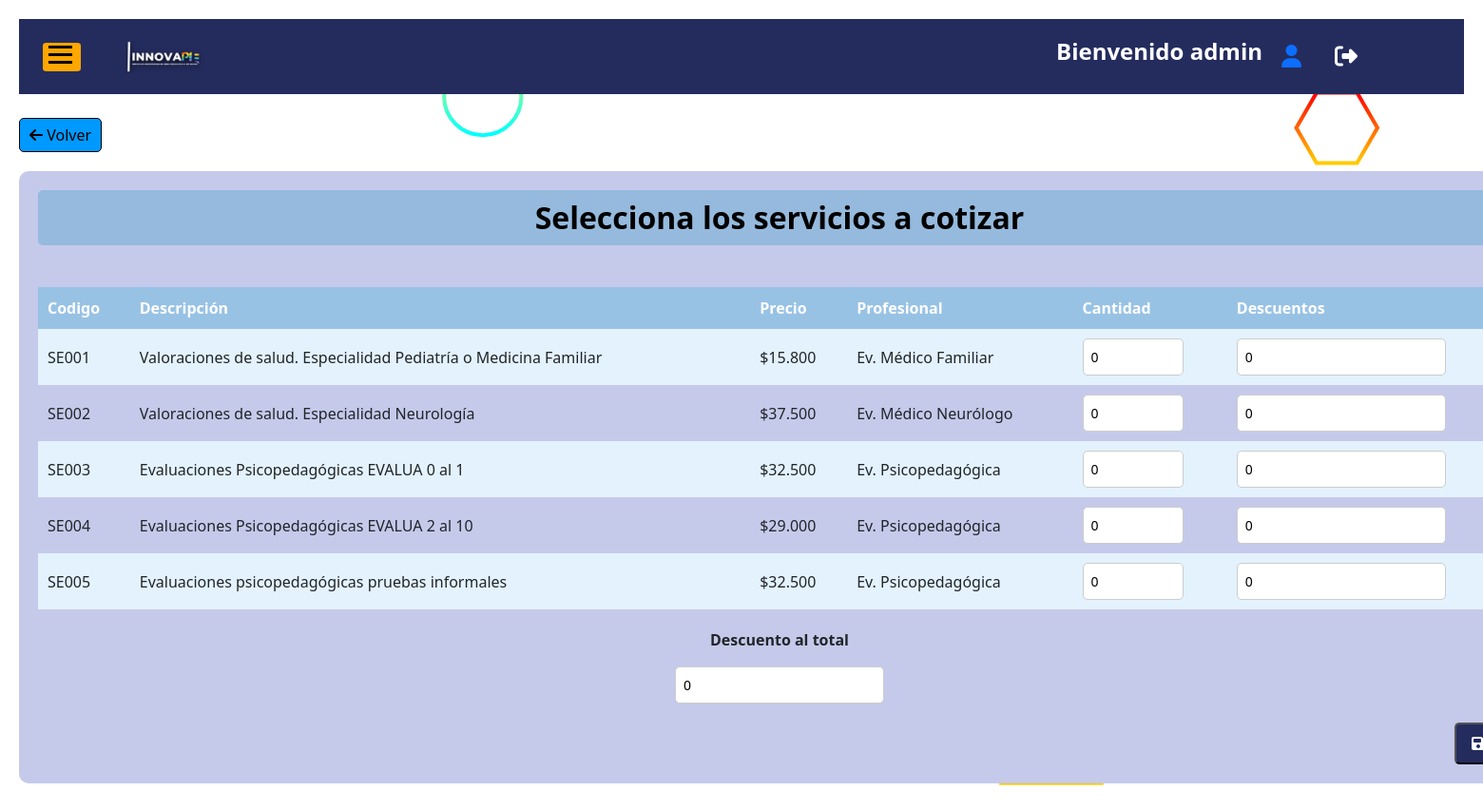
Screenshot of /cliente/seleccionarservicio (signed in) with the database file from the repository.
### index/models.py (models this page shows)
class Servicio(models.Model):
    codigo = models.CharField(max_length=100)
    descripcion = models.CharField(max_length=1000)
    precio = models.IntegerField()
    profesional = models.CharField(max_length=100)

### cliente/views.py (the view)
# urls.py: path('seleccionarservicio', views.seleccionar_servicios, name="Select Serv"),
@login_required
@user_passes_test(lambda u: u.groups.filter(name='Administrador').exists())
def seleccionar_servicios(request):
    servicio = Servicio.objects.all()
    data = {
        'servicio': servicio
    }
    return render(request, "cliente/selectserv.html", data)

### index/templatetags/custom_filters.py (called while the page is built)
@register.filter(name='format_clp')
def format_clp(value):
    return "{:,}".format(value).replace(',', '.')

### cliente/templates/cliente/selectserv.html (shortened to what this page needs)
{% extends "index/base.html" %}
{% load static %}
{% load custom_filters %}
{% block content %}
<head>
    <link href="{% static 'index/css/styleselect.css' %}" rel="stylesheet">
</head>
<body>
    <a class="back-button" href="{% url 'Perfil'%}"><i class="fas fa-arrow-left"></i> Volver</a>
    <div class="contenidoreg">
        <h2 class="form-register">Selecciona los servicios a cotizar</h2>
        <br>
        <form action="{% url 'crear_cotizacion'%}" method="POST">
            <table class="cliente-table">
                <tr class="cliente-header">
                    <th class="cliente-column">Codigo</th>
                    <th class="cliente-column">Descripción</th>
                    <th class="cliente-column">Precio</th>
                    <th class="cliente-column">Profesional</th>
                    <th class="cliente-column">Cantidad</th>
                    <th class="cliente-column">Descuentos</th>
                </tr>
                {% for s in servicio %}
                <tr class="cliente-row">
                    <td class="cliente-column">{{ s.codigo }}</td>
                    <td class="cliente-column">{{ s.descripcion }}</td>
                    <td class="cliente-column">${{ s.precio|format_clp }}</td>
                    <td class="cliente-column">{{ s.profesional }}</td>
                    <td class="cliente-column">
                        <input type="number" name="cantidad_{{ s.id }}" value="0" min="0" max="1000" class="estilo-input" required>
                    </td>
                    <td class="cliente-column">
                        <input type="number" name="descuento_{{ s.id }}" value="0" min="0" class="estilo-input" required>
                    </td>
                </tr>
                {% endfor %}
            </table>
            <div class="descuento-container">
                <p style="font-weight: bold;">Descuento al total</p>
                <input type="number" name="descuento" value="0" min="0" class="estilo-input" required>
            </div>
            <div class="boton-container">
                <button type="submit" class="botonagregar boton-agregar"><i class="fa-solid fa-floppy-disk"></i></button>
            </div>
        </form>
    </div>
</body>
{% endblock %}

### index/templates/index/base.html (shortened to what this page needs)
<!DOCTYPE html>
<html>
<head>
    {% load static %}
    <link rel="stylesheet" href="{% static 'index/css/bootstrap.min.css' %}">
    <link href="{% static 'index/css/styles.css' %}" rel="stylesheet">
</head>
<body>
    <div id="content" class="content">
        <header class="header">
            <div class="container">
                <div class="row align-items-center">
                    <div class="col-md-6">
                        <div class="logo">
                            <a title="InnovaPIE" href="{% url 'home' %}">
                                <img src="{% static 'index/img/main_logo.png' %}" alt="InnovaPIE" />
                            </a>
                        </div>
                    </div>
                    <div class="col-md-6">
                        <div class="header-info">
                            <h1 class="title">Bienvenido {{ user.username }}</h1>
                            <div class="user-icon">
                                <a href="{% url 'perfilusuario' %}" title="Perfil del usuario">
                                    <i class="fas fa-user"></i>
                                </a>
                            </div>
                            <div class="logout-icon">
                                <a href="{% url 'logout' %}" title="Cerrar sesión">
                                    <i class="fas fa-sign-out-alt"></i>
                                </a>
                            </div>
                        </div>
                    </div>
                </div>
            </div>
        </header>
        {% block content %}
        {% endblock %}
    </div>
    <button id="toggle-button" class="toggle-button" onclick="toggleNavbar()">
        <span></span>
        <span></span>
        <span></span>
    </button>
</body>
</html>

### index/static/index/css/styles.css (style rules this page uses)
.header { background-color: #242c5e; padding: 20px 0; }
.logo img { width: 100px; height: auto; }
.title { color: #fff; font-size: 24px; font-weight: bold; margin-bottom: 10px; }
body { overflow-x: hidden; }
.content { padding: 20px; transition: margin-left 0.3s ease; }
.toggle-button { position: fixed; top: 45px; left: 45px; z-index: 200; width: 40px; height: 30px; background-color: rgb(255, 166, 0);; border: none; border-radius: 10%; cursor: pointer; }
.toggle-button span { display: block; width: 25px; height: 3px; background-color: #000000; margin-bottom: 5px; transition: background-color 0.3s ease; }
.logout-icon { margin-left: 15px; font-size: 24px; }
.logout-icon a { color: #fff; }

### index/static/index/css/styleselect.css (style rules this page uses)
body { background-color: linear-gradient(to right, #ffffff, #aaabb1 ,#b6b7c4); background-attachment: fixed; background-size: cover; padding-bottom: 50px; }
.contenidoreg { max-width: 2000px; width: 1600px; margin: 20px auto; background-color: #c5caeb; border-radius: 10px; padding: 20px; }
.form-register { text-align: center; color: #020101; background-color: #95badd; padding: 10px; font-weight: bold; border-radius: 5px; margin-bottom: 20px; }
.cliente-table { width: 100%; border-collapse: collapse; margin-bottom: 20px; }
.cliente-header { background-color: #98c2e4; color: #fff; }
.cliente-column { padding: 10px; }
.cliente-row:nth-child(even) { background-color: #e3f2fd; }
.botonagregar { background-color: #242c5e; color: #fff; padding: 8px 16px; border-radius: 5px; text-decoration: none; }
.estilo-input { padding: 8px; border: 3px solid #ccc; border-radius: 5px; font-size: 15px; }
.back-button { display: inline-block; margin-right: 10px; padding: 5px 10px; background-color: #0099ff; color: #000000; border: 1px solid #000000; border-radius: 5px; text-decoration: none; font-size: 16px; transition: background-color 0.3s ease; margin-top: 25px; }
.estilo-input { padding: 8px; border: 1px solid #ccc; border-radius: 5px; font-size: 14px; }
.descuento-container { text-align: center; margin-top: 10px; }
.descuento-container p { margin-top: 0; }
.boton-container { text-align: right; margin-top: 20px; margin-right: 20px ; }

### index/templates/index/base.html (style rules this page uses)
.header-info { display: flex; align-items: center; justify-content: flex-end; gap: 20px; }
.user-icon { font-size: 24px; }

### cliente/templates/cliente/selectserv.html (style rules this page uses)
.estilo-input { padding: 8px; border: 1px solid #ccc; border-radius: 5px; font-size: 14px; }
.descuento-container { text-align: center; margin-top: 10px; }
.descuento-container p { margin-top: 0; }
.boton-container { text-align: right; margin-top: 20px; }

### rows the page displays
Servicio: codigo "SE001", descripcion "Valoraciones de salud. Especialidad Pediatría o Medicina Familiar", precio "15.800", profesional "Ev. Médico Familiar"
Servicio: codigo "SE002", descripcion "Valoraciones de salud. Especialidad Neurología", precio "37.500", profesional "Ev. Médico Neurólogo"
Servicio: codigo "SE003", descripcion "Evaluaciones Psicopedagógicas EVALUA 0 al 1", precio "32.500", profesional "Ev. Psicopedagógica"
Servicio: codigo "SE004", descripcion "Evaluaciones Psicopedagógicas EVALUA 2 al 10", precio "29.000", profesional "Ev. Psicopedagógica"
Servicio: codigo "SE005", descripcion "Evaluaciones psicopedagógicas pruebas informales", precio "32.500", profesional "Ev. Psicopedagógica"

### other values shown
{{ user.username }} "admin"
